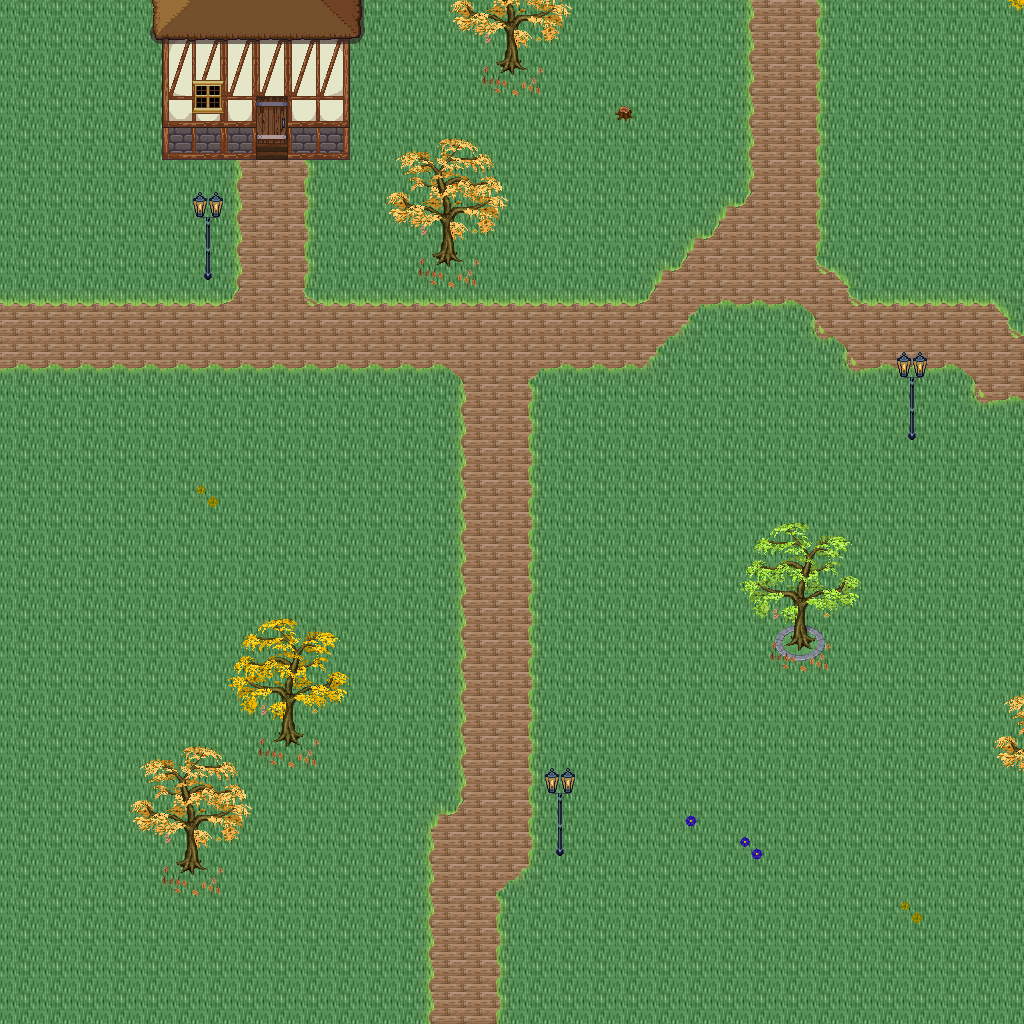

Rendered tile map (Tiled .tmx) drawn with the repository's tilesets; below, a short description and the map source with its tile grids summarised:
An orthogonal 32x32 tile map with 32x32 px tiles, 5 tile layers (Ground, Objects, Objects2, Above, ...), 1 hidden layer not drawn, 46 tilesets.

<map version="1.10" tiledversion="1.11.0" orientation="orthogonal" renderorder="right-down" width="32" height="32" tilewidth="32" tileheight="32" infinite="0" nextlayerid="11" nextobjectid="1">
 <tileset firstgid="1" name="logic_collision" tilewidth="32" tileheight="32" tilecount="1" columns="1">
  <image source="../drawable/logic_collision.png" width="32" height="32" />
 </tileset>
 <tileset firstgid="2" name="ground_ridge_earth_pale" tilewidth="32" tileheight="32" tilecount="96" columns="12">
  <image source="../drawable/ground_ridge_earth_pale.png" width="384" height="256" />
 </tileset>
 <tileset firstgid="98" name="ground_ridge_earth_dark" tilewidth="32" tileheight="32" tilecount="96" columns="12">
  <image source="../drawable/ground_ridge_earth_dark.png" width="384" height="256" />
 </tileset>
 <tileset firstgid="194" name="ground_ground" tilewidth="32" tileheight="32" tilecount="33" columns="3">
  <image source="../drawable/ground_ground.png" width="96" height="352" />
 </tileset>
 <tileset firstgid="227" name="building_castle" tilewidth="32" tileheight="32" tilecount="320" columns="20">
  <image source="../drawable/building_castle.png" width="640" height="512" />
 </tileset>
 <tileset firstgid="547" name="item_pot_barrels_1" tilewidth="32" tileheight="32" tilecount="8" columns="4">
  <image source="../drawable/item_pot_barrels_1.png" width="128" height="64" />
 </tileset>
 <tileset firstgid="555" name="item_weapon_cannon" tilewidth="32" tileheight="32" tilecount="12" columns="3">
  <image source="../drawable/item_weapon_cannon.png" width="96" height="128" />
 </tileset>
 <tileset firstgid="567" name="building_door_closed" tilewidth="32" tileheight="32" tilecount="1" columns="1">
  <image source="../drawable/building_door_closed.png" width="32" height="32" />
 </tileset>
 <tileset firstgid="568" name="building_door_door" tilewidth="32" tileheight="32" tilecount="6" columns="3">
  <image source="../drawable/building_door_door.png" width="96" height="64" />
 </tileset>
 <tileset firstgid="574" name="building_window_window_centered" tilewidth="32" tileheight="32" tilecount="1" columns="1">
  <image source="../drawable/building_window_window_centered.png" width="32" height="32" />
 </tileset>
 <tileset firstgid="575" name="building_decoration_chimney_big" tilewidth="32" tileheight="32" tilecount="2" columns="1">
  <image source="../drawable/building_decoration_chimney_big.png" width="32" height="64" />
 </tileset>
 <tileset firstgid="577" name="building_stairs_stairs_grey" tilewidth="32" tileheight="32" tilecount="6" columns="3">
  <image source="../drawable/building_stairs_stairs_grey.png" width="96" height="64" />
 </tileset>
 <tileset firstgid="583" name="building_witch_hut" tilewidth="32" tileheight="32" tilecount="80" columns="5">
  <image source="../drawable/building_witch_hut.png" width="160" height="512" />
 </tileset>
 <tileset firstgid="663" name="ground_grass_edges" tilewidth="32" tileheight="32" tilecount="36" columns="12">
  <image source="../drawable/ground_grass_edges.png" width="384" height="96" />
 </tileset>
 <tileset firstgid="699" name="ground_grass_corners" tilewidth="32" tileheight="32" tilecount="24" columns="6">
  <image source="../drawable/ground_grass_corners.png" width="192" height="128" />
 </tileset>
 <tileset firstgid="723" name="logic_item_vegetable" tilewidth="32" tileheight="32" tilecount="16" columns="8">
  <image source="../drawable/logic_item_vegetable.png" width="256" height="64" />
 </tileset>
 <tileset firstgid="739" name="plant_tree_fall_trees" tilewidth="32" tileheight="32" tilecount="40" columns="8">
  <image source="../drawable/plant_tree_fall_trees.png" width="256" height="160" />
 </tileset>
 <tileset firstgid="779" name="plant_stump_stump_pale_purple" tilewidth="32" tileheight="32" tilecount="4" columns="2">
  <image source="../drawable/plant_stump_stump_pale_purple.png" width="64" height="64" />
 </tileset>
 <tileset firstgid="783" name="plant_stump_small_stump" tilewidth="32" tileheight="32" tilecount="4" columns="2">
  <image source="../drawable/plant_stump_small_stump.png" width="64" height="64" />
 </tileset>
 <tileset firstgid="787" name="furniture_light_small_lamp" tilewidth="32" tileheight="32" tilecount="4" columns="4">
  <image source="../drawable/furniture_light_small_lamp.png" width="128" height="32" />
 </tileset>
 <tileset firstgid="791" name="item_pot_barrel" tilewidth="32" tileheight="32" tilecount="2" columns="1">
  <image source="../drawable/item_pot_barrel.png" width="32" height="64" />
 </tileset>
 <tileset firstgid="793" name="plant_tree_locust_tree" tilewidth="32" tileheight="32" tilecount="20" columns="4">
  <image source="../drawable/plant_tree_locust_tree.png" width="128" height="160" />
 </tileset>
 <tileset firstgid="813" name="plant_leaves" tilewidth="32" tileheight="32" tilecount="8" columns="4">
  <image source="../drawable/plant_leaves.png" width="128" height="64" />
 </tileset>
 <tileset firstgid="821" name="plant_flower_daisy_blue" tilewidth="32" tileheight="32" tilecount="8" columns="2">
  <image source="../drawable/plant_flower_daisy_blue.png" width="64" height="128" />
 </tileset>
 <tileset firstgid="829" name="plant_flower_daisy_yellow" tilewidth="32" tileheight="32" tilecount="8" columns="2">
  <image source="../drawable/plant_flower_daisy_yellow.png" width="64" height="128" />
 </tileset>
 <tileset firstgid="837" name="plant_flower_small_flower_bed_2" tilewidth="32" tileheight="32" tilecount="12" columns="3">
  <image source="../drawable/plant_flower_small_flower_bed_2.png" width="96" height="128" />
 </tileset>
 <tileset firstgid="849" name="plant_flower_small_flower_bed" tilewidth="32" tileheight="32" tilecount="12" columns="3">
  <image source="../drawable/plant_flower_small_flower_bed.png" width="96" height="128" />
 </tileset>
 <tileset firstgid="861" name="plant_flower_flower_bed_1" tilewidth="32" tileheight="32" tilecount="35" columns="7">
  <image source="../drawable/plant_flower_flower_bed_1.png" width="224" height="160" />
 </tileset>
 <tileset firstgid="896" name="plant_flower_hothouse_flowers" tilewidth="32" tileheight="32" tilecount="72" columns="6">
  <image source="../drawable/plant_flower_hothouse_flowers.png" width="192" height="384" />
 </tileset>
 <tileset firstgid="968" name="furniture_light_lamp_blue" tilewidth="32" tileheight="32" tilecount="3" columns="1">
  <image source="../drawable/furniture_light_lamp_blue.png" width="32" height="96" />
 </tileset>
 <tileset firstgid="971" name="light_dim_light_7x5" tilewidth="32" tileheight="32" tilecount="35" columns="7">
  <image source="../drawable/light_dim_light_7x5.png" width="224" height="160" />
 </tileset>
 <tileset firstgid="1006" name="building_decoration_chimney" tilewidth="32" tileheight="32" tilecount="2" columns="1">
  <image source="../drawable/building_decoration_chimney.png" width="32" height="64" />
 </tileset>
 <tileset firstgid="1008" name="building_decoration_cauldron_sign" tilewidth="32" tileheight="32" tilecount="1" columns="1">
  <image source="../drawable/building_decoration_cauldron_sign.png" width="32" height="32" />
 </tileset>
 <tileset firstgid="1009" name="building_decoration_magician_banner" tilewidth="32" tileheight="32" tilecount="3" columns="3">
  <image source="../drawable/building_decoration_magician_banner.png" width="96" height="32" />
 </tileset>
 <tileset firstgid="1012" name="logic_portal" tilewidth="32" tileheight="32" tilecount="24" columns="8">
  <image source="../drawable/logic_portal.png" width="256" height="96" />
 </tileset>
 <tileset firstgid="1036" name="ground_ground_3" tilewidth="32" tileheight="32" tilecount="5" columns="5">
  <image source="../drawable/ground_ground_3.png" width="160" height="32" />
 </tileset>
 <tileset firstgid="1041" name="building_cottage" tilewidth="32" tileheight="32" tilecount="256" columns="16">
  <image source="../drawable/building_cottage.png" width="512" height="512" />
 </tileset>
 <tileset firstgid="1297" name="building_roof_thatched_roof" tilewidth="32" tileheight="32" tilecount="256" columns="16">
  <image source="../drawable/building_roof_thatched_roof.png" width="512" height="512" />
 </tileset>
 <tileset firstgid="1553" name="building_door_doors" tilewidth="32" tileheight="32" tilecount="256" columns="16">
  <image source="../drawable/building_door_doors.png" width="512" height="512" />
 </tileset>
 <tileset firstgid="1809" name="building_window_windows" tilewidth="32" tileheight="32" tilecount="256" columns="16">
  <image source="../drawable/building_window_windows.png" width="512" height="512" />
 </tileset>
 <tileset firstgid="2065" name="plant_bush_leafy" tilewidth="32" tileheight="32" tilecount="48" columns="8">
  <image source="../drawable/plant_bush_leafy.png" width="256" height="192" />
 </tileset>
 <tileset firstgid="2113" name="plant_bush_flowering" tilewidth="32" tileheight="32" tilecount="72" columns="8">
  <image source="../drawable/plant_bush_flowering.png" width="256" height="288" />
 </tileset>
 <tileset firstgid="2185" name="object_stone_well" tilewidth="32" tileheight="32" tilecount="6" columns="2">
  <image source="../drawable/object_stone_well.png" width="64" height="96" />
 </tileset>
 <tileset firstgid="2191" name="item_pot_cauldron" tilewidth="32" tileheight="32" tilecount="48" columns="8">
  <image source="../drawable/item_pot_cauldron.png" width="256" height="192" />
 </tileset>
 <tileset firstgid="2239" name="item_campfires" tilewidth="32" tileheight="32" tilecount="2" columns="2">
  <image source="../drawable/item_campfires.png" width="64" height="32" />
 </tileset>
 <tileset firstgid="2241" name="item_firewood" tilewidth="32" tileheight="32" tilecount="12" columns="3">
  <image source="../drawable/item_firewood.png" width="96" height="128" />
 </tileset>
 <layer id="1" name="Ground" width="32" height="32">
  <data>[1024 cells, 1024 non-empty, 2 distinct tile ids]</data>
 </layer>
 <layer id="2" name="Objects" width="32" height="32">
  <data>[1024 cells, 175 non-empty, 34 distinct tile ids]</data>
 </layer>
 <layer id="3" name="Objects2" width="32" height="32">
  <data>[1024 cells, 24 non-empty, 8 distinct tile ids]</data>
 </layer>
 <layer id="4" name="Above" width="32" height="32">
  <data>[1024 cells, 101 non-empty, 62 distinct tile ids]</data>
 </layer>
 <layer id="5" name="Above2" width="32" height="32">
  <data>[1024 cells, 0 non-empty, 0 distinct tile ids]</data>
 </layer>
 <layer id="6" name="Walkable" width="32" height="32" visible="0">
  <data>[1024 cells, 45 non-empty, 1 distinct tile ids]</data>
 </layer>
 <objectgroup id="7" name="Mapevents" />
 <objectgroup id="8" name="Spawn" />
 <objectgroup id="9" name="Keys" />
 <objectgroup id="10" name="Replace" />
</map>
